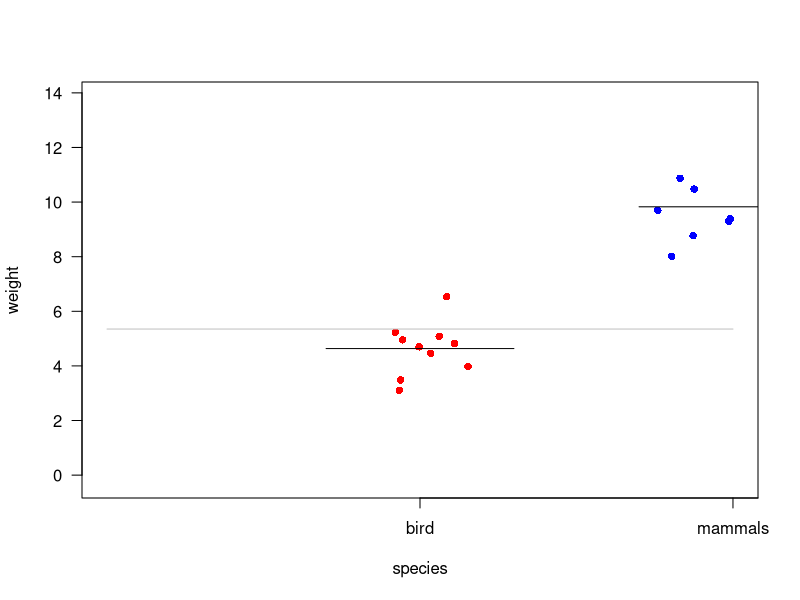
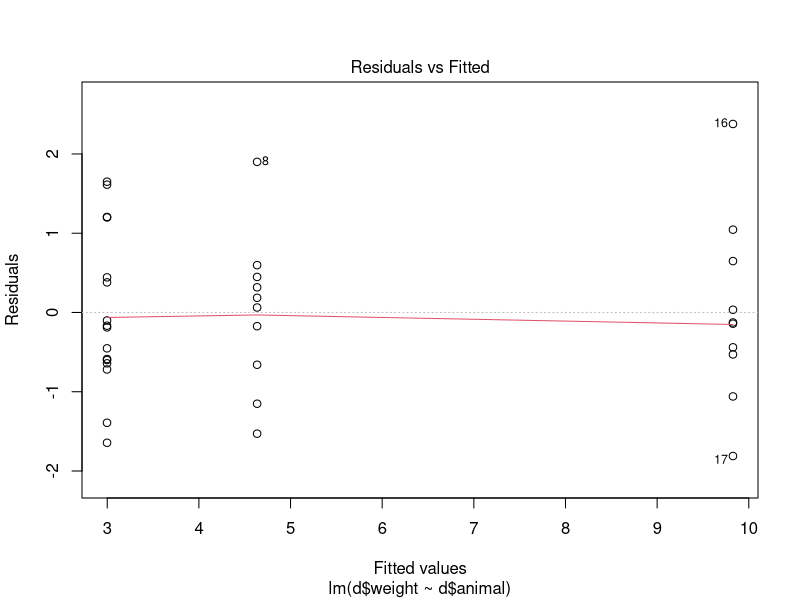
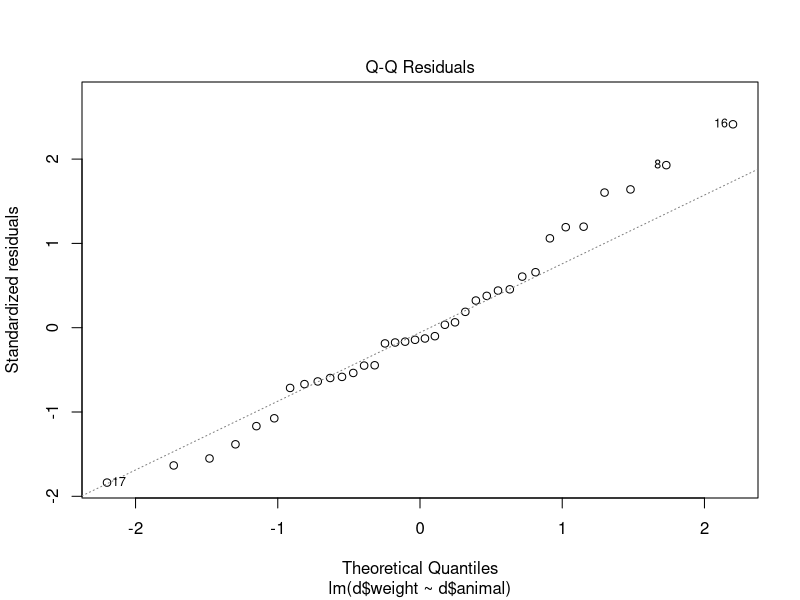
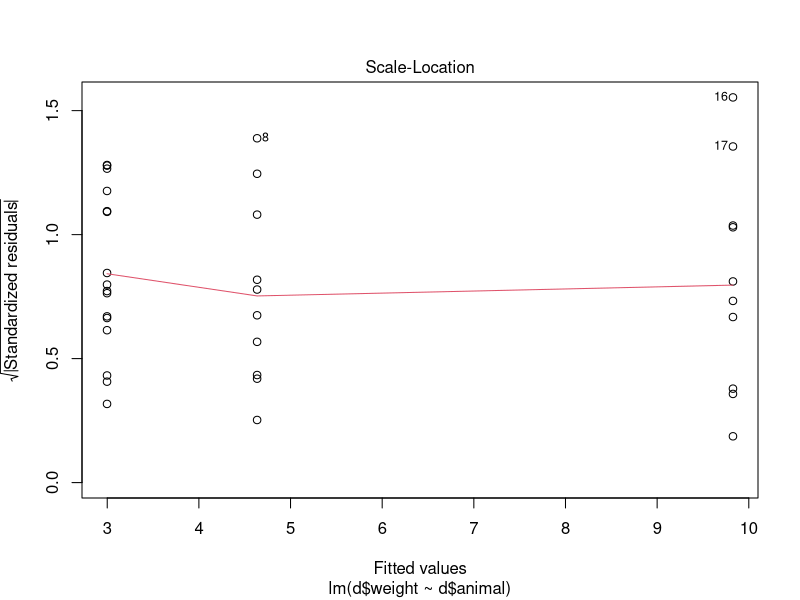
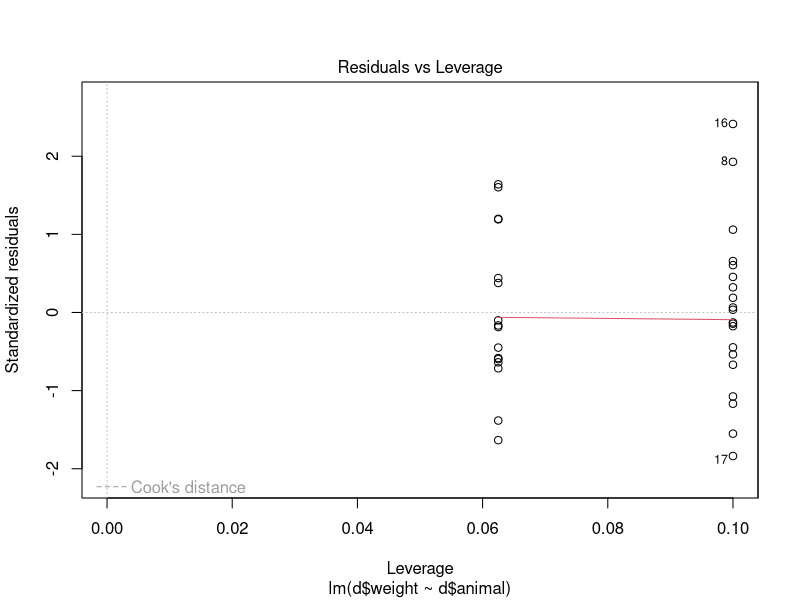
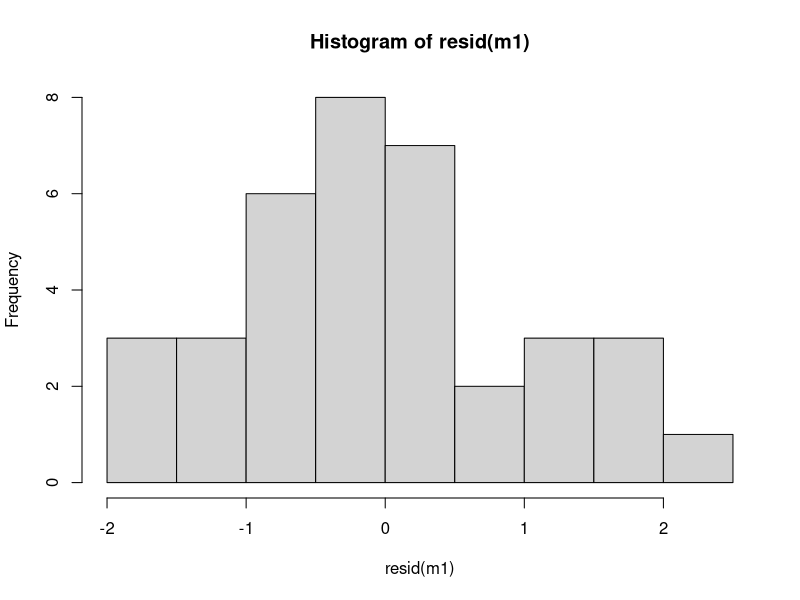

Here is the R script that generated these plots, in order: (Note: this script raises an error after producing the figures.)
#
#
#
# understanding model uitput
#
#


#
# ANOVA
#

# make a data set and test the anova
weight.t <- c(4, 10, 3)
sd.t <- c(1,1, 1)
n.t <- c(10, 10, 16)
names.t <- c("bird", "mammals", "fish")
animal.t <- rep( names.t, n.t)

# make data sets
data.t <- c( rnorm( n.t[1], weight.t[1], sd.t[1]), rnorm(n.t[2], weight.t[2], sd.t[2]), rnorm(n.t[3], weight.t[3], sd.t[3]) )
d <- as.data.frame(cbind(animal.t, data.t), stringsAsFactors = FALSE)
str(d)
colnames(d) <- c("animal", "weight")
d$weight <- as.numeric(d$weight)

ylim.extra <- 0.15 * diff(range(d$weight))
ylim.1 <- c(min(d$weight) - ylim.extra, max(d$weight) + ylim.extra) 
xlim.1 <- c(0, length(names) + 1)
jitter.1 <- 8
pch.1 <- 16
col.1 <- c("red", "blue", "black")

plot(NA, ylim = ylim.1, xlim = xlim.1, xaxt = 'n ', las = 1, ylab = "weight", xlab = "species")
axis(1, c(1,2,3), names.t)
for(i in 1:length(names.t)){
  points(jitter( rep(i, length(d$weight[d$animal == names.t[i]])) , jitter.1), d$weight[d$animal == names.t[i]], pch = pch.1, col = col.1[i])
  lines( c(i - 0.3, i + 0.3), rep( mean(d$weight[d$animal == names.t[i]]), 2))
}

# add horizontal lines for grand mean
lines(xlim.1, rep(mean(d$weight),2), ltw = 3, col = "grey")

par(mfrow=c(1,1))

# --- get ---
# get the means
mean.animals <- tapply(d$weight, list(d$animal), mean)

d$animal <-factor(d$animal)
m1 <- lm(d$weight ~ d$animal)
plot(m1)
hist(resid(m1))

summary(m1)

#  coefficents
# Coefficients:
#                 Estimate Std. Error t value Pr(>|t|)    
# (Intercept)       4.0015     0.3501  11.429 7.51e-12 ***
# d$animalfish     -0.6327     0.4952  -1.278    0.212    
# d$animalmammals   6.1598     0.4952  12.440 1.08e-12 ***

levels.d <- levels(d$animal)

# (Intercept) first group vs 0
bird <- d$weight[d$animal == levels.d[1]]
t.test(bird)

# d$animalfish
# one sample t test of difference vs 0?
t.test( d$weight[d$animal == levels.d[2]] - mean(bird))
mean(d$weight[d$animal == levels.d[2]] - mean(bird))
# t = -1.8271, df = 9, p-value = 0.101

# or two sample t-test?
t.test(d$weight[d$animal != "mammals"] ~ d$animal[d$animal != "mammals"])
#t = 1.2722, df = 17.983, p-value = 0.2195
# looks like two sample t test

# check for level 1 to 3
t.test(d$weight[d$animal != "fish"] ~ d$animal[d$animal != "fish"])
# t = -12.373, df = 17.986, p-value = 3.109e-10

# --------- dummy variables
model.matrix(m1)

# ---------- means model
m1.means <- lm(d$weight ~ d$animal - 1)
model.matrix(m1.means)
summary(m1.means)

# Coefficients:
#                 Estimate Std. Error t value Pr(>|t|)    
# d$animalbird      4.0015     0.3501  11.429 7.51e-12 ***
# d$animalfish      3.3688     0.3501   9.622 3.23e-10 ***
# d$animalmammals  10.1614     0.3501  29.022  < 2e-16 ***

# series of on sample t tests?
t.test(d$weight[d$animal == "bird"])
# t = 11.21, df = 9, p-value = 1.372e-06
t.test(d$weight[d$animal == "fish"])
# t = 9.7282, df = 9, p-value = 4.498e-06
t.test(d$weight[d$animal == "mammals"])
# t = 29.282, df = 9, p-value = 3.083e-10

# indeed what it does. Differences 

# Add a second explanatory var
d$sex <- rep( c("male", "female"), sum(n.t) / 2)

m2 <- lm(d$weight ~ d$animal + d$sex )
summary(m2)

m2.1 <- lm(d$weight ~  d$sex + d$animal)
summary(m2.1)

m2.2 <- lm(d$weight ~  d$sex )
summary(m2.2)
anova(m2.1, m2.2)
# significantly reduces model fit, should not exclude term animal

m2.3 <- lm(d$weight ~ d$animal)
summary(m2.3)
anova(m2.1, m2.3)
# not significantly affects model fit, exclude the term sex

# type III through car package 
Anova(m2.3, type = 3)


# AIC model reduction
AIC(m2.1)
AIC(m2.3)
# smaller is better
library(MASS)
stepAIC(m2.1)
H# helps you do the model reduction

# =============================
# regression analysis
# =============================

r <- read.csv("data.regression.csv", stringsAsFactors = FALSE)
str(r)
plot(r$age, r$hormone, pch = 16, col = "red" )

# simplest model, only fit an intercept.
mr1.0 <- lm(r$hormone ~ 1)
abline(mr1.0, col = "grey", lty = "dashed", ltw = 2)
summary(mr1.0)
# intercept should be the mean
mean(r$hormone)
# how much variance is there?
sum(mr1.0$residuals^2)


# how much better does fitting the slope help explain variance?
mr1.2 <- lm(r$hormone ~ r$age)
abline(mr1.2, col = "grey")
summary(mr1.2)
sum(mr1.2$residuals^2)  # much better!

# official test through anova
anova(mr1.0, mr1.2)



c()


